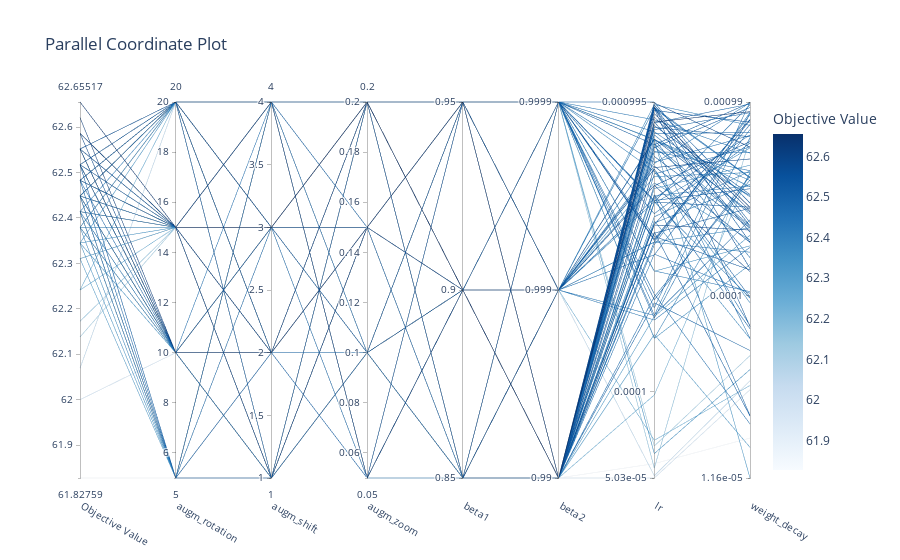

This figure's notebook cell:
### Code cell
# trade-offs among params -> value
plot_parallel_coordinate(study)
